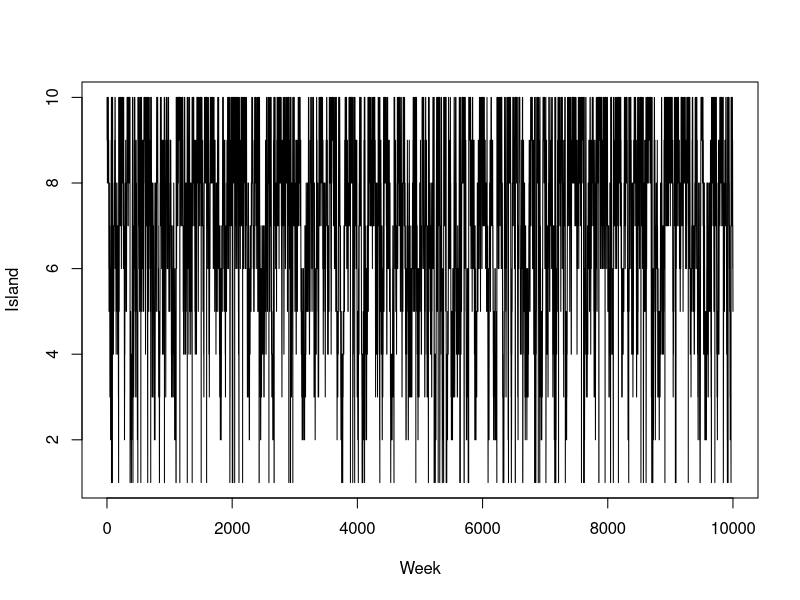
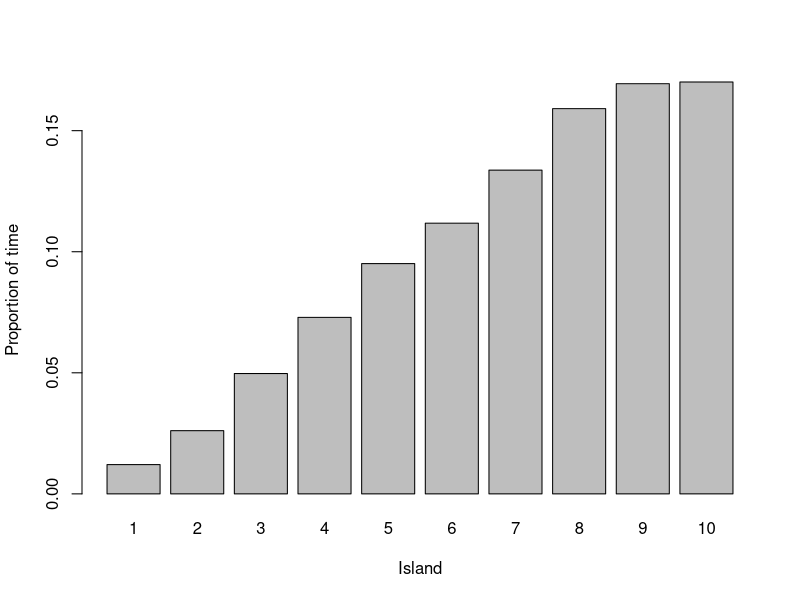
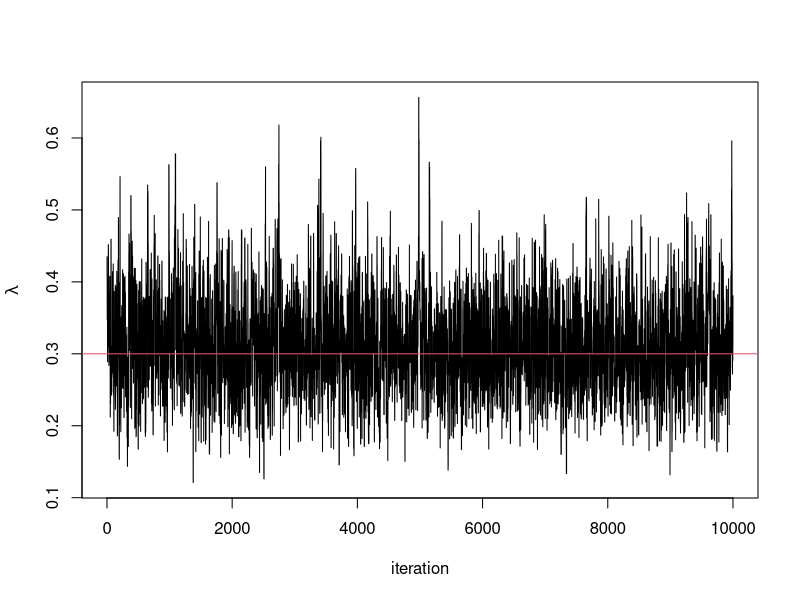
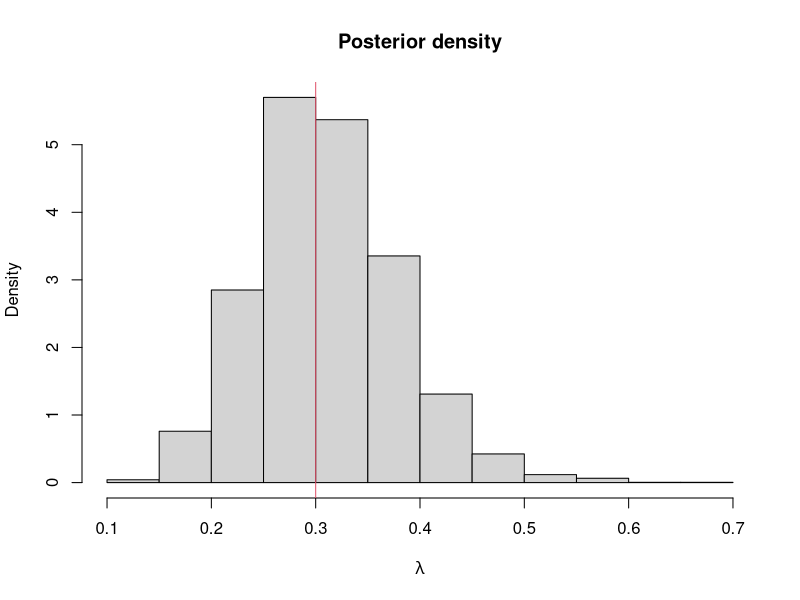
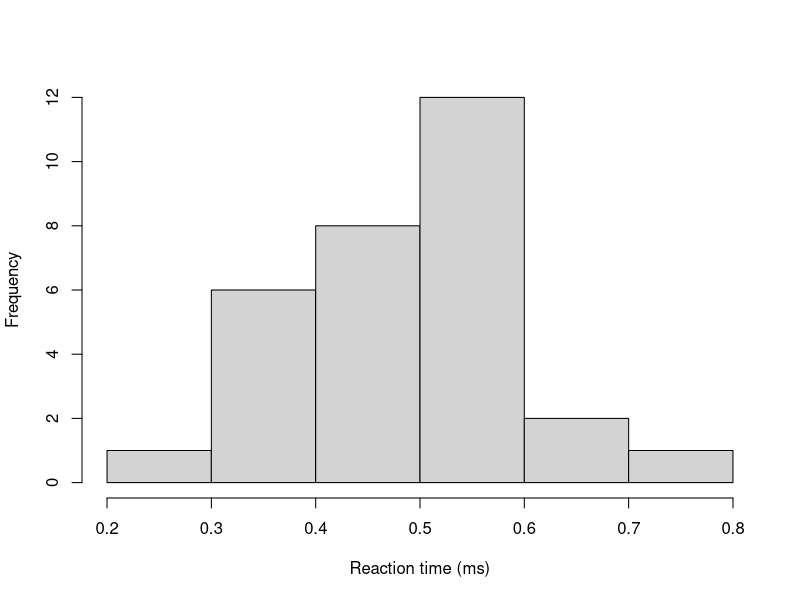
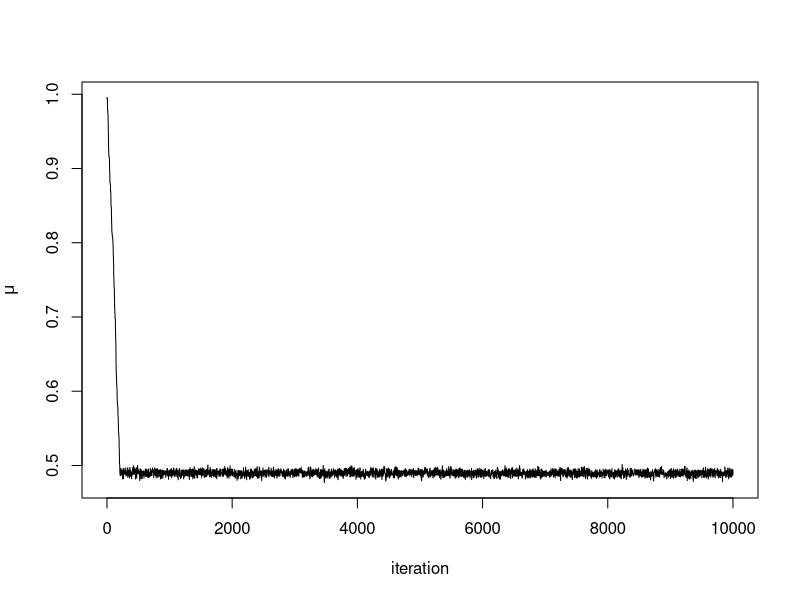
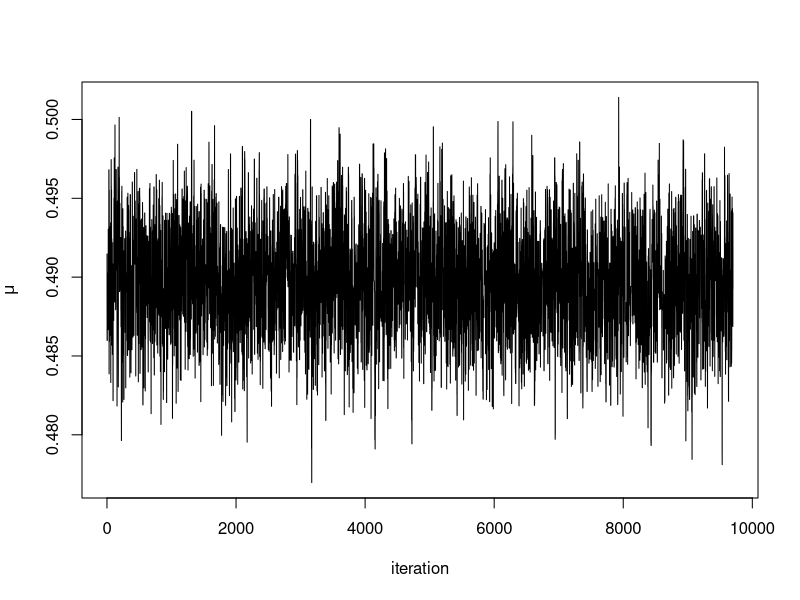
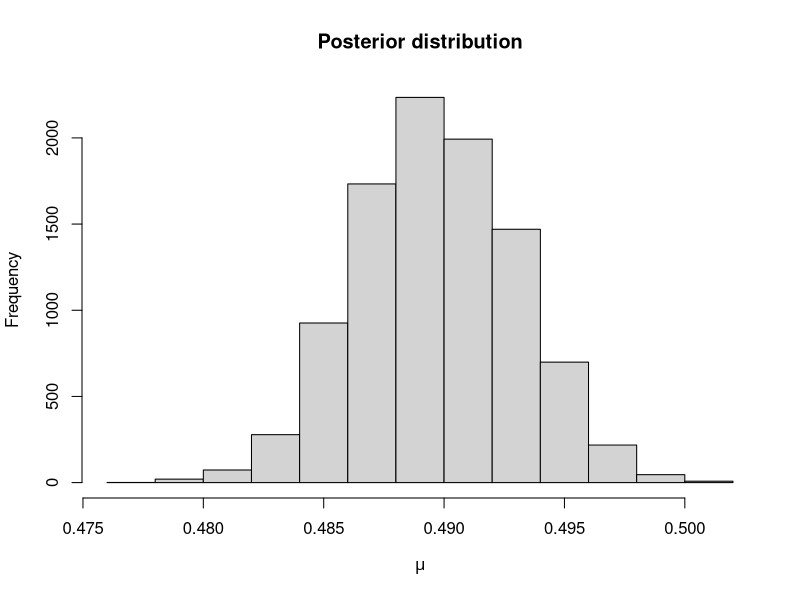

Recreate these plots in R, in order.
## ---- chunk 1
weeks <- 10000
island <- numeric(weeks)
current <- 10
for(i in 1:weeks){
  ## record current position
  island[i] <- current
  
  #Flip a coin to move to a propose a new island
  proposed <- current + sample(c(1, -1), size = 1)
  
  #Ensure he loops round the island
  if(proposed < 1) 
    proposed <- 10
  if(proposed > 10)
    proposed <- 1
  
  #Decide to move
  p <- proposed/current
  u <- runif(1)
  if(u < p)
    current <- proposed
}

#Plot results
plot(island, type = 'l', xlab = "Week", ylab = "Island")
barplot(table(island)/weeks, xlab = "Island", 
        ylab = "Proportion of time")
## ---- chunk 2
# Set Up MCMC Algorithm ---------------------------------------------------

n.iter <- 10000
lambda.store <- numeric(n.iter) #Store value of Markov chain at end of every iteration

#Initialise Prior Parameters and Data
lambda <- 0.5
sum.x <- 67.6
N <- 20
alpha <- 1
beta <- 1


# Run MCMC Algorithm ------------------------------------------------------
for(i in 1:n.iter){
  
  #Propose new value of lambda
  lambda.prop <- rnorm(1, lambda, 0.1)
  
  #Check lambda \in [0, 1]
  if(lambda.prop > 0 & lambda.prop < 1){
    
    #Compute p_acc
    log.p.acc <- (N + alpha - 1)*log(lambda.prop/lambda) + 
      (beta - 1)*log((1-lambda.prop)/(1-lambda)) +
      (lambda - lambda.prop)*sum.x
    
    #Accept/Reject step
    if(log(runif(1)) < log.p.acc)
      lambda <- lambda.prop
    
  }
  
  #Store current value of Markov Chain
  lambda.store[i] <- lambda
  
}

#Plot trace plot (Markov chain values)
plot(lambda.store, type = 'l', xlab = "iteration", ylab = expression(lambda))
abline(h=0.3, col = 2) #the value I used to simulate the data

#Plot posterior density
hist(lambda.store, prob = TRUE, xlab = expression(lambda), main = "Posterior density")
abline(v=0.3, col = 2) #the value I used to simulate the data
mean(lambda.store) #posterior mean
quantile(lambda.store, c(0.025, 0.975)) #95% CI
## ---- chunk 3
y <- c(0.34, 0.47, 0.58, 0.27, 0.74, 0.44, 0.46, 0.65, 0.36, 0.55, 0.58, 0.55, 
       0.53, 0.56, 0.54, 0.61, 0.43, 0.52, 0.45, 0.49, 0.32, 0.33, 0.47, 0.58, 
       0.34, 0.60, 0.59, 0.43, 0.57, 0.34)
hist(y, main = "", xlab = "Reaction time (ms)")
## ---- chunk 4
#Set up elements for MCMC
set.seed(123) #to reproduce
n.iter   <- 10000
mu.store <- numeric(n.iter)

#Initial values
mu <- 1 
sigma <- 0.1 #known

for(i in 1:n.iter){
  
  #Propose value for mu
  mu.proposed <- runif(1, mu - 0.01, mu + 0.01)
  
  if(mu.proposed > 0){ #If mu < 0 we can reject straight away
    
    #Compute (log) acceptance probability
    log.numerator   <- -0.01*mu.proposed - 
                      sum(y - mu.proposed)^2/(2*sigma^2)
    log.denominator <- -0.01*mu - sum(y - mu)^2/(2*sigma^2)
    
    log.p.acc <- log.numerator - log.denominator
    u <- runif(1)
    
    #Accept/Reject step
    if(log(u) < log.p.acc){
      mu <- mu.proposed
    }
  }
  
  #Store mu at each iteration
  mu.store[i] <- mu
}
plot(mu.store, type = 'l', xlab = "iteration", 
     ylab = expression(mu))
## ---- chunk 5
plot(mu.store[-c(1:300)], type = 'l', xlab = "iteration", ylab = expression(mu))
hist(mu.store[-c(1:300)], xlab = expression(mu), main = "Posterior distribution")
## ---- chunk 6
quantile(mu.store[-c(1:300)], c(0.025, 0.975))
## ---- chunk 7
#Function that evaluates Pareto loglikelihood
log.likelihood <- function(x, beta){

  log.value <- length(x)*log(beta) - (beta + 1)*sum(log(x))

  return(log.value)

}

# MCMC Sampler ------------------------------------------------------------

#Initialise Values
x <- c(1.019844, 1.043574, 1.360953, 1.049228, 1.491926, 1.192943, 1.323738, 1.262572, 2.034768, 1.451654)
n.iter <- 10000 #number of iterations
beta.current <- 2 #initial value for beta
beta.store <- numeric(n.iter) #empty vecotr to store beta at each iteration

#Run MCMC For Loop
for(i in 1:n.iter){

  #Propose prop value for beta
  beta.prop <- rnorm(1, beta.current, 0.5)

  #Compute current and prop loglikelihood
  loglike.prop     <- log.likelihood(x, beta.prop)
  loglike.current <- log.likelihood(x, beta.current)

  #Compute Log acceptance probability
  log.p.acc <- loglike.prop - loglike.current +
    dgamma(beta.prop, 1, 0.01, log = TRUE) - dgamma(beta.current, 1, 0.01, log = TRUE)

  #Accept/Reject
  u <- runif(1)
  if(log(u) < log.p.acc){
    beta.current <- beta.prop
  }

  #Store Current Value
  beta.store[i] <- beta.current


}

#Plot trace plots
plot(beta.store, type = 'l')

#Investigate posterior
hist(beta.store, freq = FALSE, main = "", xlab = expression(beta))
quantile(beta.store, c(0.025, 0.975))
## ---- chunk 8
# Set Up MCMC Algorithm ---------------------------------------------------

n.iter <- 10000
lambda.store <- numeric(n.iter) #Store value of Markov chain at end of every iteration
gamma.store <- numeric(n.iter) #Store value of Markov chain at end of every iteration



# Run MCMC Algorithm ------------------------------------------------------
for(i in 2:n.iter){
  
  #Store current value of Markov Chain
  lambda.store[i] <- rgamma(1, 10, 95 + gamma.store[i-1])
  gamma.store[i]  <- rexp(1, 0.01 + lambda.store[i])
  
}

#Plot trace plot (Markov chain values)
plot(lambda.store, type = 'l', xlab = "iteration", ylab = expression(lambda))
plot(gamma.store, type = 'l', xlab = "iteration", ylab = expression(gamma))

#Plot posterior density
hist(lambda.store, prob = TRUE, xlab = expression(lambda), main = "Posterior density")
mean(lambda.store) #posterior mean
quantile(lambda.store, c(0.025, 0.975)) #95% CI

hist(gamma.store, prob = TRUE, xlab = expression(lambda), main = "Posterior density")
mean(gamma.store) #posterior mean
quantile(gamma.store, c(0.025, 0.975)) #95% CI

#Investogate correlation between parameters
plot(lambda.store, gamma.store)
## ---- chunk 9
set.seed(123) #to reproduce
n.iter   <- 10000
mu.store <- numeric(n.iter)

#Initial values
mu <- 1 
sigma <- 0.1 #known

for(i in 1:n.iter){
  
  #Propose value for mu
  mu.proposed <- runif(1, mu - 0.1, mu + 0.1) #Step size too big
  
  if(mu.proposed > 0){ #If mu < 0 we can reject straight away
    
    #Compute (log) acceptance probability
    log.numerator   <- -0.01*mu.proposed - 
                        sum(y - mu.proposed)^2/(2*sigma^2)
    log.denominator <- -0.01*mu - sum(y - mu)^2/(2*sigma^2)
    
    log.p.acc <- log.numerator - log.denominator
    u <- runif(1)
    
    #Accept/Reject step
    if(log(u) < log.p.acc){
      mu <- mu.proposed
    }
  }
  
  #Store mu at each iteration
  mu.store[i] <- mu
}
plot(mu.store[-c(1:3000)], type = 'l', xlab = "iteration", 
     ylab = expression(mu))
## ---- chunk 10
set.seed(123) #to reproduce
n.iter   <- 10000
mu.store <- numeric(n.iter)

#Initial values
mu <- 1 
sigma <- 0.1 #known

for(i in 1:n.iter){
  
  #Propose value for mu
  mu.proposed <- runif(1, mu - 0.0005, mu + 0.0005) #Step size too small
  
  if(mu.proposed > 0){ #If mu < 0 we can reject straight away
    
    #Compute (log) acceptance probability
    log.numerator   <- -0.01*mu.proposed -
                        sum(y - mu.proposed)^2/(2*sigma^2)
    log.denominator <- -0.01*mu - sum(y - mu)^2/(2*sigma^2)
    
    log.p.acc <- log.numerator - log.denominator
    u <- runif(1)
    
    #Accept/Reject step
    if(log(u) < log.p.acc){
      mu <- mu.proposed
    }
  }
  
  #Store mu at each iteration
  mu.store[i] <- mu
}
par(mfrow = c(1, 2))
plot(mu.store, type = 'l', xlab = "iteration", ylab = expression(mu))
plot(mu.store[-c(1:5000)], type = 'l', xlab = "iteration",
     ylab = expression(mu))
